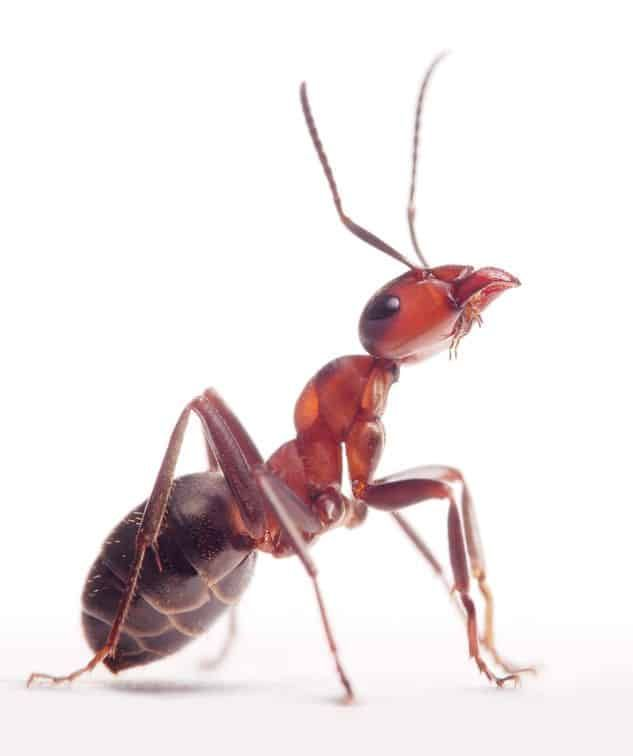
#> input picture image/ant.jpg, 633 x 756 px
$ python contours.py
#> lines starting #> are read from the running program, lines starting #| are printed output that depends on the picture; after the words box and inside, x2 and y2 are one past the last pixel; in counts of white or black regions, pixels touching at a corner belong together
import cv2

img = cv2.imread('./image/ant.jpg')
#> img is the input picture: shape (756, 633, 3); mean B, G, R 229.8, 229.1, 237.6
img = cv2.resize(img, (500,500))
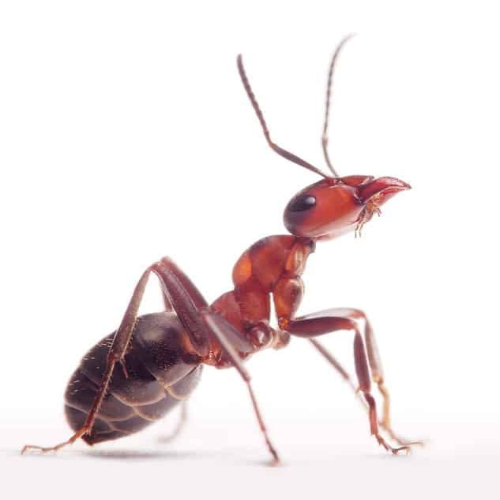
#> img: shape (500, 500, 3); mean B, G, R 229.8, 229.1, 237.6
gray = cv2.cvtColor(img, cv2.COLOR_BGR2GRAY)
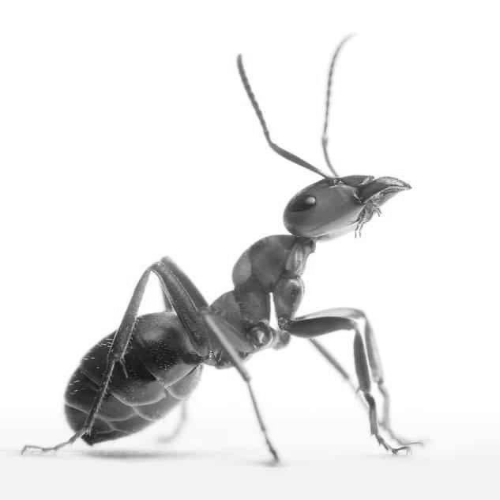
#> gray: shape (500, 500); min 18, max 255, mean 231.7

thres, res = cv2.threshold(gray, 200, 255, cv2.THRESH_BINARY)
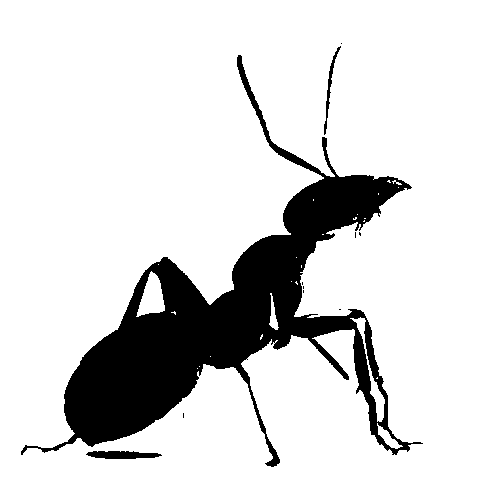
#> res: shape (500, 500); 85.7% white; 11 black regions (8 under 20 px)

contours, hiera = cv2.findContours(res, cv2.RETR_TREE, cv2.CHAIN_APPROX_NONE)
#> contours = 38 contours, 30 with area under 20; largest, box (x1, y1, x2, y2) and area: (0, 0, 500, 500) 249001, (20, 54, 424, 468) 38024, (136, 271, 165, 317) 706, (85, 450, 163, 460) 537, (350, 317, 385, 422) 458, (323, 45, 342, 136) 332, (377, 423, 403, 449) 189, (269, 293, 279, 330) 124
cv2.drawContours(img, contours, -1, (0, 255, 0), 2)
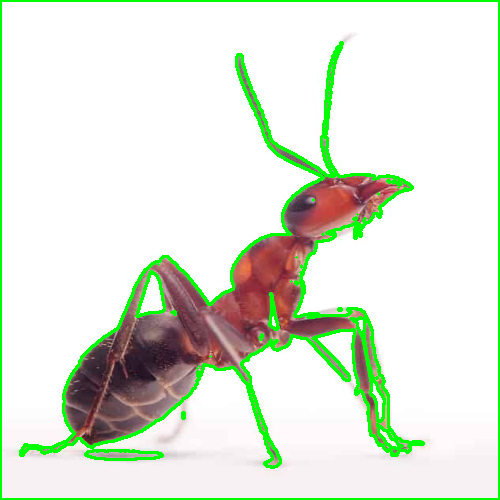
#> img: shape (500, 500, 3); 6.31% of pixels changed, all inside (x1, y1, x2, y2) = (0, 0, 500, 500)

print(len(contours))
#| 38

cv2.imshow('output', img)
cv2.waitKey(0)
cv2.destroyAllWindows()
